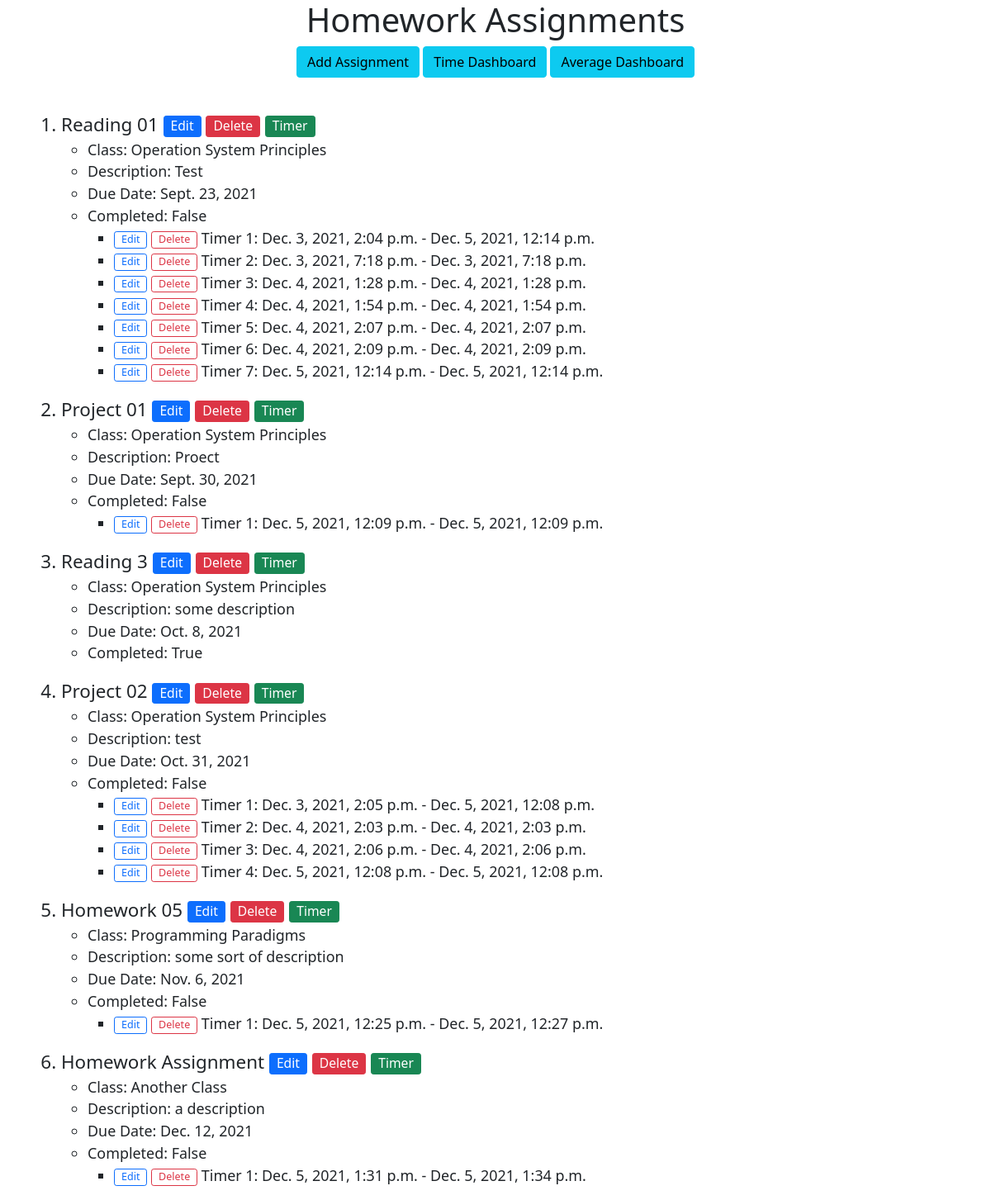
The app's page /, older data.
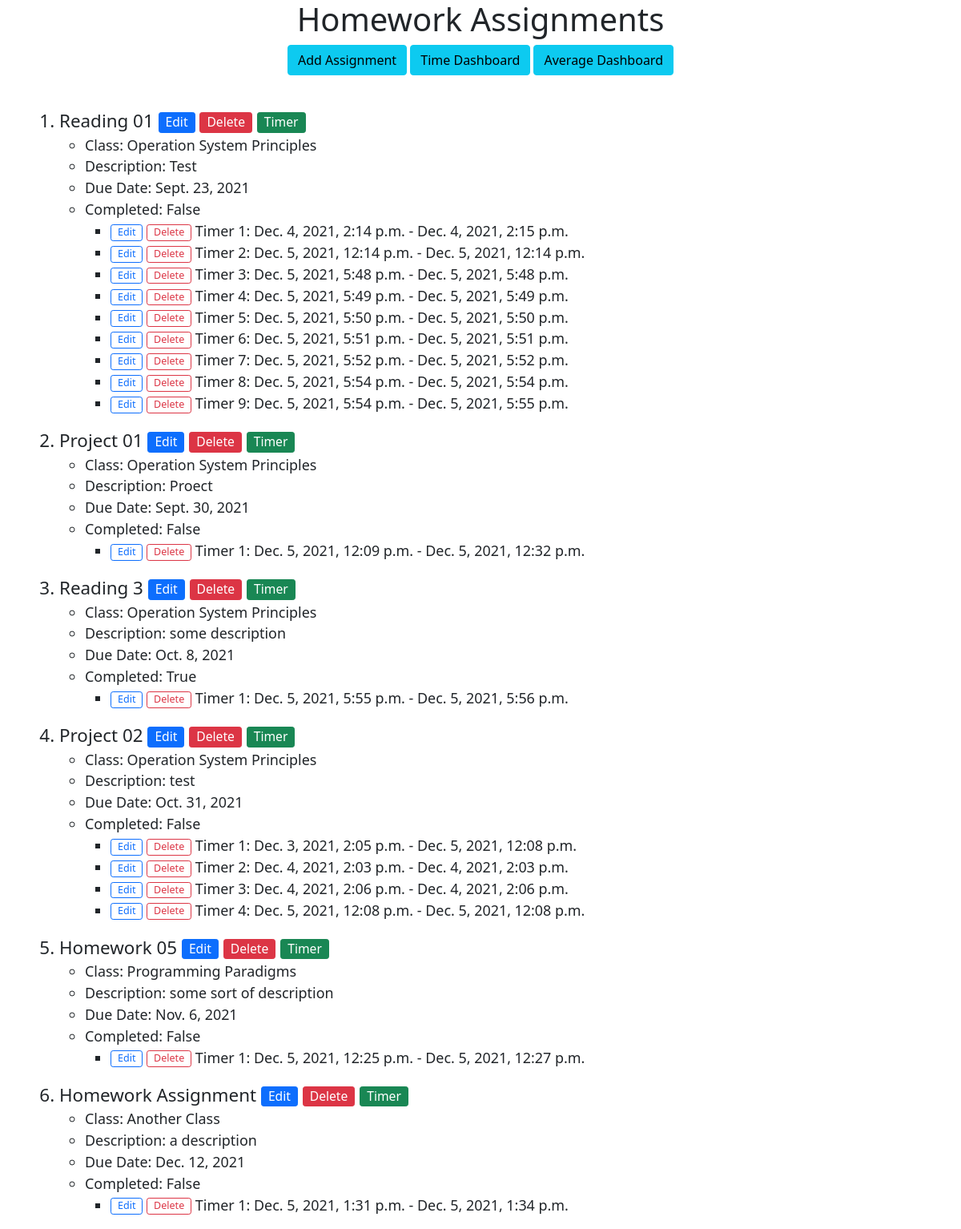
The same page, newer data.
### homework_api/models.py (models this page shows, shortened)
class Assignment(models.Model):
    name = models.CharField(max_length=50)
    due_date = models.DateField()
    class_name = models.CharField(max_length=50)
    description = models.TextField()
    completed = models.BooleanField()

class Timer(models.Model):
    assignment = models.ForeignKey(
        'Assignment', on_delete=models.CASCADE, related_name='timers')
    begin = models.DateTimeField()
    end = models.DateTimeField()

### homework_api/views.py (the view)
# urls.py: path('', views.IndexView.as_view(), name='index'),
class IndexView(ListView):
    template_name = 'homework_api/index.html'
    context_object_name = 'assignment_list'
    def get_queryset(self):
        return Assignment.objects.order_by('due_date')

### homework_api/templates/homework_api/index.html (shortened to what this page needs)
<!DOCTYPE html>
<html>
<head>
	<link href="https://cdn.jsdelivr.net/npm/bootstrap@5.1.1/dist/css/bootstrap.min.css" rel="stylesheet"
>
</head>
<body>
	<div class='text-center'>
		<h1>Homework Assignments</h1>
	</div>
	<div class='container'>
		<div class='text-center'>
			<button class='btn btn-info' onclick="location.href='/create'">Add Assignment</button>
			<button class='btn btn-info' onclick="location.href='/timemanagement'">Time Dashboard</button>
			<button class='btn btn-info' onclick="location.href='/averagemanagement'">Average Dashboard</button>
			<br></br>
		</div>
		<div>
			{% if assignment_list %}
			<ol style='font-size: 1.4em;'>
				{% for assignment in assignment_list %}
				<li style='margin-top: 16px'>
					{{ assignment.name }}
					<button class='btn btn-primary btn-sm py-0' style='font-size: 0.7em;'
						onclick="location.href='{{assignment.id}}/update'">Edit</button>
					<button class='btn btn-danger btn-sm py-0' style='font-size: 0.7em;'
						onclick="location.href='{{assignment.id}}/delete'">Delete</button>
					<button class='btn btn-success btn-sm py-0' style='font-size: 0.7em;'
						onclick="location.href='{{assignment.id}}/timer'">Timer</button>
					<ul style='font-size: 0.8em;'>
						<li> Class: {{ assignment.class_name }}
						<li> Description: {{ assignment.description }}
						<li> Due Date: {{ assignment.due_date }}
						<li> Completed: {{ assignment.completed }}
							{% if assignment.timers.all %}
							<ul>
								{% for timer in assignment.timers.all %}
								<li><button class='btn btn-outline-primary btn-sm py-0' style='font-size: 0.7em;'
										onclick="location.href='{{assignment.id}}/timer/edit/{{timer.id}}'">Edit</button>
									<button class='btn btn-outline-danger btn-sm py-0' style='font-size: 0.7em;'
										onclick="location.href='{{assignment.id}}/timer/delete/{{timer.id}}'">Delete</button>
									Timer {{ forloop.counter }}: {{ timer.begin}} - {{timer.end }}
									{% endfor %}
							</ul>
							{% endif %}
					</ul>
					{% endfor %}
			</ol>
			{% else %}
			<p>No assignments are available.</p>
			{% endif %}
		</div>
	</div>
</body>
</html>

Row changes from the older to the newer data that the page shows:
removed Timer: begin "Dec. 3, 2021, 2:04 p.m.", end "Dec. 5, 2021, 12:14 p.m.", shown under Assignment "Reading 01"
removed Timer: begin "Dec. 3, 2021, 7:18 p.m.", end "Dec. 3, 2021, 7:18 p.m.", shown under Assignment "Reading 01"
removed Timer: begin "Dec. 4, 2021, 1:28 p.m.", end "Dec. 4, 2021, 1:28 p.m.", shown under Assignment "Reading 01"
removed Timer: begin "Dec. 4, 2021, 1:54 p.m.", end "Dec. 4, 2021, 1:54 p.m.", shown under Assignment "Reading 01"
removed Timer: begin "Dec. 4, 2021, 2:07 p.m.", end "Dec. 4, 2021, 2:07 p.m.", shown under Assignment "Reading 01"
removed Timer: begin "Dec. 4, 2021, 2:09 p.m.", end "Dec. 4, 2021, 2:09 p.m.", shown under Assignment "Reading 01"
added Timer: begin "Dec. 4, 2021, 2:14 p.m.", end "Dec. 4, 2021, 2:15 p.m.", shown under Assignment "Reading 01"
added Timer: begin "Dec. 5, 2021, 5:48 p.m.", end "Dec. 5, 2021, 5:48 p.m.", shown under Assignment "Reading 01"
added Timer: begin "Dec. 5, 2021, 5:49 p.m.", end "Dec. 5, 2021, 5:49 p.m.", shown under Assignment "Reading 01"
added Timer: begin "Dec. 5, 2021, 5:50 p.m.", end "Dec. 5, 2021, 5:50 p.m.", shown under Assignment "Reading 01"
added Timer: begin "Dec. 5, 2021, 5:51 p.m.", end "Dec. 5, 2021, 5:51 p.m.", shown under Assignment "Reading 01"
added Timer: begin "Dec. 5, 2021, 5:52 p.m.", end "Dec. 5, 2021, 5:52 p.m.", shown under Assignment "Reading 01"
added Timer: begin "Dec. 5, 2021, 5:54 p.m.", end "Dec. 5, 2021, 5:54 p.m.", shown under Assignment "Reading 01"
added Timer: begin "Dec. 5, 2021, 5:54 p.m.", end "Dec. 5, 2021, 5:55 p.m.", shown under Assignment "Reading 01"
changed Timer: end "Dec. 5, 2021, 12:09 p.m." → "Dec. 5, 2021, 12:32 p.m."
added Timer: begin "Dec. 5, 2021, 5:55 p.m.", end "Dec. 5, 2021, 5:56 p.m.", shown under Assignment "Reading 3"
